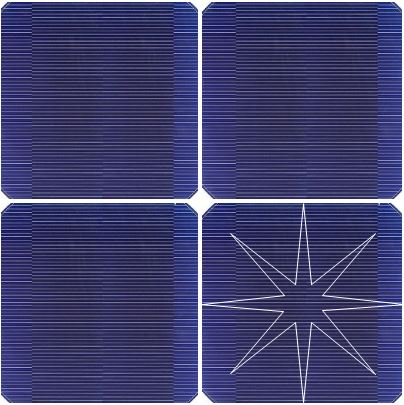
#> input picture playground/crack_test/panel4_crack2.JPG, 404 x 405 px, given in place of the camera
$ python fourier.py
#> lines starting #> are read from the running program, lines starting #| are printed output that depends on the picture
### playground/distortion.py
import cv2
import numpy as np

class distortion() :

    def __init__(self) :
        # import calibration data
        calib = np.load("calib.npz")
#> (reads playground/calib.npz from the repository)
#> further down, img is the input picture: shape (405, 404, 3); mean B, G, R 111.7, 64.8, 64.9
        self.mtx = calib['mtx']
        self.dist = calib['dist']

    def Undistort(self, img) :
        # undistortion
        h, w = img.shape[:2]
#> h = 405; w = 404
        newcamera_mtx, roi = cv2.getOptimalNewCameraMatrix(self.mtx, self.dist, (w, h), 1, (w, h))
#> roi = (16, 24, 382, 361)
        dst = cv2.undistort(img, self.mtx, self.dist, None, newcamera_mtx)
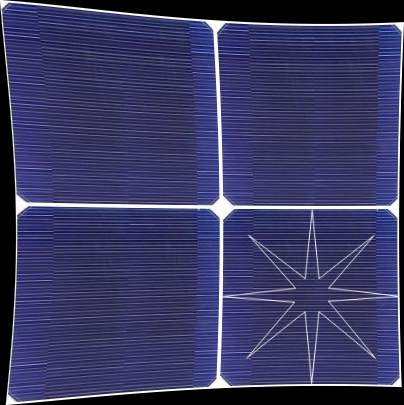
#> dst: shape (405, 404, 3); mean B, G, R 99.6, 57.6, 57.8
        x, y, w, h = roi
#> x = 16; y = 24; w = 382; h = 361
        dst = dst[y:y + h, x:x + w]
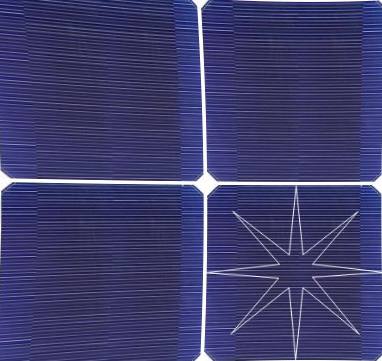
#> dst: shape (361, 382, 3); mean B, G, R 109.1, 61.5, 61.9

        return dst

### playground/auto_canny.py
import numpy as np
import cv2

def AutoCanny(img, sigma=0.33) :
    gray = cv2.cvtColor(img,cv2.COLOR_BGR2GRAY)

    v = np.median(gray)

    lower = int(max(0,(1.0-sigma)*v))
    upper = int(min(255,(1.0+sigma)*v))

    canny = cv2.Canny(gray, lower, upper)

    return canny

### playground/fourier.py
import cv2
import numpy as np
import distortion
import matplotlib.pyplot as plt
import auto_canny as auto

kernel = np.ones((3,3), np.uint8)

Dist = distortion.distortion()

cam = cv2.VideoCapture(0)

while(cam.isOpened()) :
    ret, img = cam.read()

    img = Dist.Undistort(img)

    gray = cv2.cvtColor(img,cv2.COLOR_BGR2GRAY)
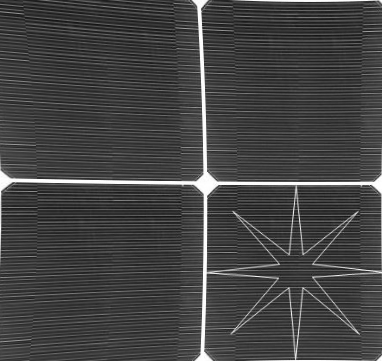
#> gray: shape (361, 382); min 15, max 255, mean 67

    gray = gray[20:420, 100:500]
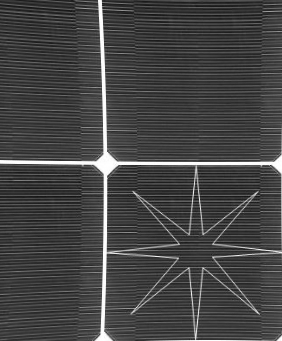
#> gray: shape (341, 282); min 15, max 255, mean 68.4

    gray = auto.AutoCanny(gray)
#> (the run stopped early here; a loop or call above may not have finished)
